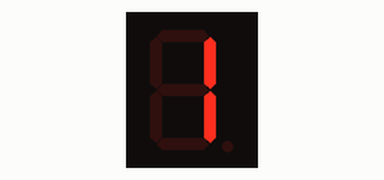
Simulated run of this sketch. Board: Arduino Uno, built with avr-gcc and run on an emulated ATmega328P. On the bench: 1-digit seven-segment display. Wiring (inferred from the names in the program): 1-digit 7-segment display, segments lit when HIGH: segments pin 2, pin 3, pin 4, pin 5, pin 6, pin 8, pin 9. The segment pins are drawn as the display they are named for.

Above: at 0.05 s.
At 0.45 s:
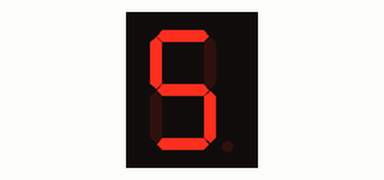
At 0.9 s:
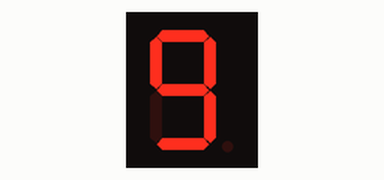
At 1.45 s:
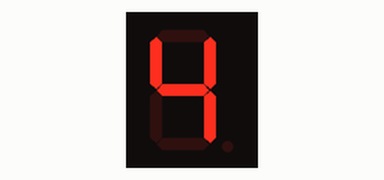

Measured:
- by itself, everything shown: repeats every 1.1 s, in 10 steps

The sketch:

RES_03_10_OneDigit_Display.ino
```cpp
/**********************************************************************;
* Project           : RES_Class, Communication, IR_Remote_Key_Display, RES_Protocol_Design,
*
* Program name      : RES_03_10_OneDigit_Display.ino
*
* Author            : Mohammad Insanur Rahman Shuvo
*
* Date created      : 02/06/2023
*
* Purpose           : How to display 0-9 in a seven segment display
*
* Revision History  :
*
* Date        Author      Ref    Revision (Date in MMDDYYYY format)
* MMDDYYYY    name      1  v-xx   revision note.
*
*********************************************************************/
int a = 2;  //For displaying segment "a"
int b = 3;  //For displaying segment "b"
int c = 4;  //For displaying segment "c"
int d = 5;  //For displaying segment "d"
int e = 6;  //For displaying segment "e"
int f = 8;  //For displaying segment "f"//the following function is used to display a number when the receiveChar is equal to that number
int g = 9;  //For displaying segment "g"
//this following function initialize the pin of seven segment Display in Output mode
int count = 0;

void setup() {
  init_pin_mode();
}

void loop() {
  if (count++ > 9) count = 0;
  displayDigit(count);
  delay(100);
  turnOff();
}


void init_pin_mode(){
  pinMode(a, OUTPUT);  //A
  pinMode(b, OUTPUT);  //B
  pinMode(c, OUTPUT);  //C
  pinMode(d, OUTPUT);  //D
  pinMode(e, OUTPUT);  //E
  pinMode(f, OUTPUT);  //F
  pinMode(g, OUTPUT);  //G
}
//this function will turn off the seven segment display
void turnOff(){
  digitalWrite(a,LOW);
  digitalWrite(b,LOW);
  digitalWrite(c,LOW);
  digitalWrite(d,LOW);
  digitalWrite(e,LOW);
  digitalWrite(f,LOW);
  digitalWrite(g,LOW);
}
//the following function is used to display a digit in the seven segment display when the receiveChar is equal to that digit
void displayDigit(int digit){
 //Conditions for displaying segment a
 if(digit!=1 && digit != 4)
 digitalWrite(a,HIGH);

 //Conditions for displaying segment b
 if(digit != 5 && digit != 6)
 digitalWrite(b,HIGH);

 //Conditions for displaying segment c
 if(digit !=2)
 digitalWrite(c,HIGH);

 //Conditions for displaying segment d
 if(digit != 1 && digit !=4 && digit !=7)
 digitalWrite(d,HIGH);

 //Conditions for displaying segment e
 if(digit == 2 || digit ==6 || digit == 8 || digit==0)
 digitalWrite(e,HIGH);

 //Conditions for displaying segment f
 if(digit != 1 && digit !=2 && digit!=3 && digit !=7)
 digitalWrite(f,HIGH);
 if (digit!=0 && digit!=1 && digit !=7)
 digitalWrite(g,HIGH);
}
```
